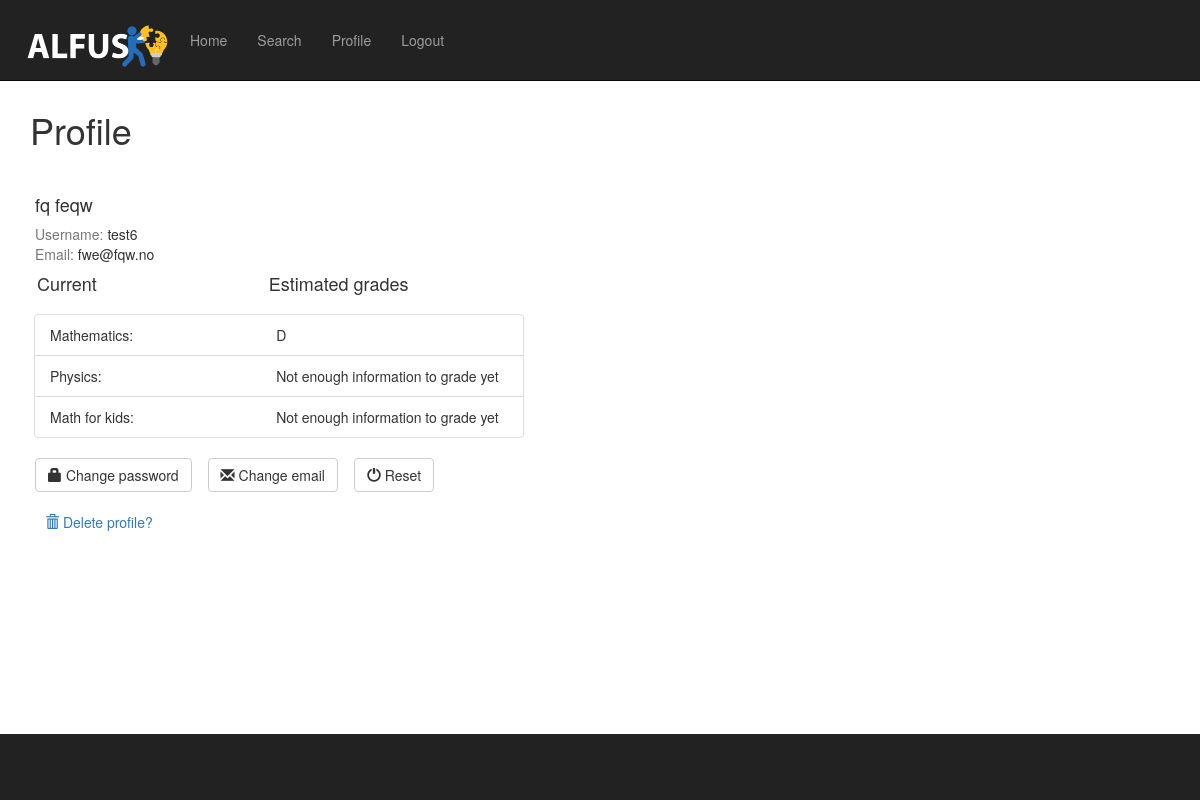
Page /questions/profile/ (signed in) on the committed database.
### questions/models.py (models this page shows)
class Subject(models.Model):
    name = models.CharField(max_length=200)
    def __str__(self):
        return self.name

### questions/views.py (the view)
@login_required(login_url="/login/")
def profile(request):
    temp = get_grade_subject(request)
    subject = []
    grades_letter = []
    for i in temp.keys():
        subject.append(i)
        grades_letter.append(temp[i])
    zipped = zip(subject, grades_letter)
    return render(request, 'questions/profile.html', {"skills": zipped})

### questions/views.py (called while the page is built)
def number_to_grade(number):
    if number == 0.5 or number == 0:
        return("Not enough information to grade yet")
    elif number >= 0.89:
        return("A")
    elif number >= 0.77:
        return("B")
    elif number >= 0.65:
        return("C")
    elif number >= 0.53:
        return("D")
    elif number >= 0.41:
        return("E")
    else:
        return("F")

def get_grade_subject(request):
    skillrating_chapters = hasChapter.objects.filter(user=request.user)
    subject_grade = {}
    for t in list(Subject.objects.all()):
        count = 0
        temp = 0
        for q in list(skillrating_chapters):
            if q.chapter.part_of == t:
                temp += q.skill_rating_chapter
                count += 1
        if count == 0:
            count = 1
        subject_grade[t] = number_to_grade(temp / count)
    return(subject_grade)

### questions/templates/questions/profile.html (shortened to what this page needs)
{% extends "questions/base.html" %}
{% block content %}
    <h1 style="top: 20px;position: relative">Profile</h1>
    <br>
    <div class="container">
        <div class="row">
            <div class="col-md-9">
                <div class="row">
                    <div class="row">
                        <h4 style="left: 20px;top: 25px;position: relative">{{ user.first_name }} {{ user.last_name }}</h4>
                        <div class="col-md-6">
                            <div class="row">
                                <div style="padding-left: 20px;padding-top: 25px">
                                    <span class="text-muted">Username:</span> {{ user.username }} <br>
                                    <span class="text-muted">Email:</span> {{ user.email }} <br>
                                </div>
                                <div>
                                    <div style="position: relative; left:19px">
                                        <div class="container">
                                            <h4 class="current">Current</h4>
                                            <h4 class="estimate">Estimated grades</h4>
                                        </div>
                                        <ul class="list-group"
                                            style=" width: 500px;table-layout: fixed; padding-top: 10px;padding-right: 10px">
                                            {% for chapter, grade in skills %}
                                                <li class="list-group-item">
                                                    <div class="row">
                                                        <div class="col-xs-5">
                                                            {{ chapter }}:
                                                        </div>
                                                        <div class="hideextra">
                                                            &emsp; {{ grade }}
                                                        </div>
                                                    </div>
                                                </li>
                                            {% endfor %}
                                        </ul>
                                    </div>
                                </div>
                                <div style="display:flex;justify-content: flex-start; padding-left: 20px; padding-bottom: 20px">
                                    <div style="margin-right: 16px">
                                        <a href="{% url 'questions:change_password' %}"
                                           class="btn btn-default pull-left"><i
                                                class="glyphicon glyphicon-lock"></i> Change password </a>
                                    </div>
                                    <a href="{% url 'questions:change_email' %}" class="btn btn-default pull-left"><i
                                            class="glyphicon glyphicon-envelope"></i> Change email </a>
                                    <div style="margin-left: 16px">
                                        <a href="{% url 'questions:reset' %}" class="btn btn-default pull-right"><i
                                                class="glyphicon glyphicon-off"></i> Reset </a>
                                    </div>
                                </div>
                            </div>
                        </div>
                    </div>
                </div>
            </div>
            <div class="col-md-12 text-left">
                <a href="{% url 'questions:delete_user' %}"><i class="glyphicon glyphicon-trash"></i> Delete profile?
                </a>
            </div>
        </div>
    </div>
{% endblock %}

### questions/static/questions/css/stylesheet.css (style rules this page uses)
html, body { height: 100%; margin: 0; padding: 0; }
.container { min-height: 91%; }

### questions/static/questions/css/logo-nav.css (style rules this page uses)
body { padding-top: 70px; }
@media (min-width:768px) { body { padding-top: 100px; } }

### questions/templates/questions/base.html (style rules this page uses)
body { padding-top: 70px; }

### questions/templates/questions/profile.html (style rules this page uses)
.hideextra { white-space: nowrap; overflow: hidden; text-overflow: ellipsis; padding-left: 20px }
.current { float: left; position: relative; left: -12px }
.estimate { float: left; position: relative; left: 160px }

### rows in the picture
Subject: name "Mathematics", grade "D"
Subject: name "Physics", grade "Not enough information to grade yet"
Subject: name "Math for kids", grade "Not enough information to grade yet"

### other values in the picture
{{ user.first_name }} "fq"
{{ user.last_name }} "feqw"
{{ user.username }} "test6"
{{ user.email }} "fwe@fqw.no"
